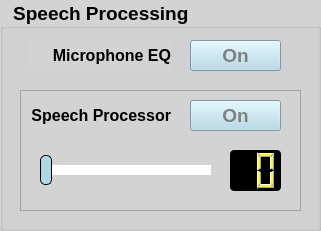
     <widget class="QGroupBox" name="Speech_Proc_groupBox">
      <property name="geometry">
       <rect>
        <x>760</x>
        <y>20</y>
        <width>321</width>
        <height>231</height>
       </rect>
      </property>
      <property name="font">
       <font>
        <pointsize>14</pointsize>
        <bold>true</bold>
       </font>
      </property>
      <property name="styleSheet">
       <string notr="true">QWidget{ background-color: lightgray;}</string>
      </property>
      <property name="title">
       <string>  Speech Processing</string>
      </property>
      <widget class="QLabel" name="Speech_label_1">
       <property name="geometry">
        <rect>
         <x>30</x>
         <y>40</y>
         <width>141</width>
         <height>31</height>
        </rect>
       </property>
       <property name="font">
        <font>
         <pointsize>12</pointsize>
         <bold>true</bold>
        </font>
       </property>
       <property name="text">
        <string>Microphone EQ</string>
       </property>
       <property name="alignment">
        <set>Qt::AlignmentFlag::AlignRight|Qt::AlignmentFlag::AlignTrailing|Qt::AlignmentFlag::AlignVCenter</set>
       </property>
       <property name="wordWrap">
        <bool>true</bool>
       </property>
      </widget>
      <widget class="QPushButton" name="Speech_Proc_EQ_pushButton">
       <property name="geometry">
        <rect>
         <x>190</x>
         <y>40</y>
         <width>91</width>
         <height>31</height>
        </rect>
       </property>
       <property name="font">
        <font>
         <pointsize>14</pointsize>
         <bold>true</bold>
        </font>
       </property>
       <property name="styleSheet">
        <string notr="true">QPushButton{ background-color: lightblue; color: grey}
QPushButton::checked{ background-color: red; color: black}</string>
       </property>
       <property name="text">
        <string>On</string>
       </property>
       <property name="checkable">
        <bool>true</bool>
       </property>
      </widget>
      <widget class="QFrame" name="Speech_Proc_frame">
       <property name="geometry">
        <rect>
         <x>20</x>
         <y>90</y>
         <width>281</width>
         <height>121</height>
        </rect>
       </property>
       <property name="frameShape">
        <enum>QFrame::Shape::StyledPanel</enum>
       </property>
       <property name="frameShadow">
        <enum>QFrame::Shadow::Raised</enum>
       </property>
       <widget class="QLCDNumber" name="Speech_Proc_lcdNumber">
        <property name="geometry">
         <rect>
          <x>210</x>
          <y>60</y>
          <width>51</width>
          <height>41</height>
         </rect>
        </property>
        <property name="styleSheet">
         <string notr="true">QWidget{ border: 2px black; background-color: black;border-radius: 4px;}
QLCDNumber {color: yellow;}</string>
        </property>
        <property name="digitCount">
         <number>2</number>
        </property>
       </widget>
       <widget class="QPushButton" name="Speech_Proc_pushButton">
        <property name="geometry">
         <rect>
          <x>170</x>
          <y>10</y>
          <width>91</width>
          <height>31</height>
         </rect>
        </property>
        <property name="font">
         <font>
          <pointsize>14</pointsize>
          <bold>true</bold>
         </font>
        </property>
        <property name="styleSheet">
         <string notr="true">QPushButton{ background-color: lightblue; color: grey}
QPushButton::checked{ background-color: red; color: black}</string>
        </property>
        <property name="text">
         <string>On</string>
        </property>
        <property name="checkable">
         <bool>true</bool>
        </property>
       </widget>
       <widget class="QSlider" name="Speech_Proc_horizontalSlider">
        <property name="geometry">
         <rect>
          <x>20</x>
          <y>65</y>
          <width>171</width>
          <height>31</height>
         </rect>
        </property>
        <property name="styleSheet">
         <string notr="true">QSlider::groove:horizontal{background: lightgray; height: 10px; border-radius: 3px;}
QSlider::handle:horizontal{background: lightblue; border: 1px solid black; width: 10px; height: 30px; margin-top: -10px; margin-bottom: -10px; border-radius: 5px;}
QSlider::sub-page:horizontal{background: white;}
QSlider::add-page:horizontal{background: white;}
QSlider:disabled{color: darkgrey;}
QSlider:handle:disabled{background-color: darkgrey;  color: darkgrey;}</string>
        </property>
        <property name="orientation">
         <enum>Qt::Orientation::Horizontal</enum>
        </property>
       </widget>
       <widget class="QLabel" name="Speech_label_2">
        <property name="geometry">
         <rect>
          <x>10</x>
          <y>10</y>
          <width>141</width>
          <height>31</height>
         </rect>
        </property>
        <property name="font">
         <font>
          <pointsize>12</pointsize>
          <bold>true</bold>
         </font>
        </property>
        <property name="text">
         <string>Speech Processor</string>
        </property>
        <property name="alignment">
         <set>Qt::AlignmentFlag::AlignRight|Qt::AlignmentFlag::AlignTrailing|Qt::AlignmentFlag::AlignVCenter</set>
        </property>
        <property name="wordWrap">
         <bool>true</bool>
        </property>
       </widget>
      </widget>
      <zorder>Speech_Proc_frame</zorder>
      <zorder>Speech_label_1</zorder>
      <zorder>Speech_Proc_EQ_pushButton</zorder>
     </widget>
